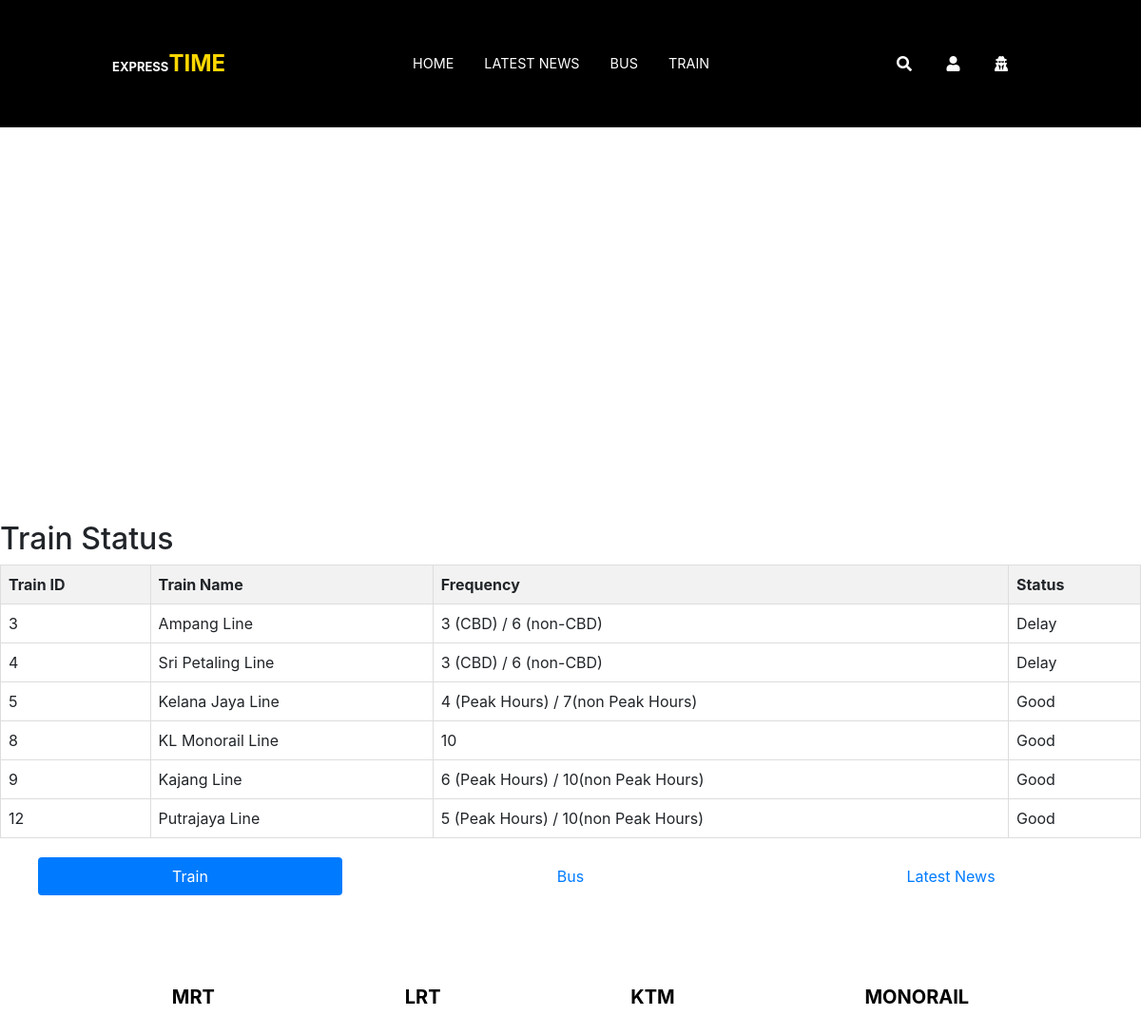
/Test3/tstatus.php, run on the app's committed database.
### tables this page shows
CREATE TABLE `train_status` (
  `train_id` int(11) NOT NULL,
  `train_name` varchar(50) NOT NULL,
  `frequency` varchar(50) NOT NULL,
  `status` varchar(50) NOT NULL
);

### Test3/tstatus.php (the view, shortened to what this page needs)
<!DOCTYPE html>
<html lang="en" xmlns="http://www.w3.org/1999/xhtml">
<head>
    <link rel="stylesheet" href="Test3.css">
    <link href="https://stackpath.bootstrapcdn.com/bootstrap/4.4.1/css/bootstrap.min.css" rel="stylesheet">
    <link href="https://cdnjs.cloudflare.com/ajax/libs/font-awesome/5.10.0/css/all.min.css" rel="stylesheet">
    <link href="lib/slick/slick.css" rel="stylesheet">
    <link href="lib/slick/slick-theme.css" rel="stylesheet">
</head>
<body>
    <header>
        <div class="header-nav">
            <a href="#" class="logo"><span>EXPRESS</span>TIME</a>
            <nav class="navbar">
                <a href="#home">HOME</a>
                <a href="#home">LATEST NEWS</a>
                <a href="#transport">BUS</a>
                <a href="#transport">TRAIN</a>
            </nav>
            <div class="icon">
                <i class="fas fa-search" id="search-btn"></i>
                <i class="fas fa-user" id="login-btn"></i>
                <i class="fa-solid fa-user-secret" id="admin-login-btn"></i>
            </div>
        </div>
        <form action="" class="search-bar-container">
            <input type="search" id="search-bar" placeholder="Search here..." />
        </form>
    </header>
<?php
    $mysql = mysqli_connect("localhost", "root", "");
    mysqli_select_db($mysql, 'websitedb');
    $sql = "SELECT * FROM train_status";
    $result = mysqli_query($mysql, $sql);
?>
<!DOCTYPE html>
<html lang="en">
<head>
</head>
<body>
    <h2>Train Status</h2>
    <table>
        <tr>
            <th>Train ID</th>
            <th>Train Name</th>
            <th>Frequency</th>
            <th>Status</th>
        </tr>
        <?php
        if ($result->num_rows > 0) {
            while ($row = mysqli_fetch_assoc($result)) {
                echo "<tr>
                        <td>{$row['train_id']}</td>
                        <td>{$row['train_name']}</td>
                        <td>{$row['frequency']}</td>
                        <td>{$row['status']}</td>
                      </tr>";
            }
        } else {
            echo "<tr><td colspan='4'>No train data available</td></tr>";
        }
        ?>
    </table>
</body>
</html>
    <div class="container-nav" id="transport">
        <ul class="nav nav-pills nav-justified">
            <li class="nav-item">
                <a class="nav-link active" data-toggle="pill" href="#featured">Train</a>
            </li>
            <li class="nav-item">
                <a class="nav-link" data-toggle="pill" href="#popular">Bus</a>
            </li>
            <li class="nav-item">
                <a class="nav-link" data-toggle="pill" href="#latest">Latest News</a>
            </li>
        </ul>
        <div class="tab-content">
            <div class="tab-pane fade show active" id="featured">
                <ul class="transport-links">
                    <li><a href="MRT.html">MRT</a></li>
                    <li><a href="LRT.html">LRT</a></li>
                    <li><a href="KTM.html">KTM</a></li>
                    <li><a href="MONORAIL.html">MONORAIL</a></li>
                </ul>
            </div>
        </div>
    </div>
</body>
</html>

### Test3/Test3.css (style rules this page uses)
.header-nav { background-color: black; display: flex; align-items: center; justify-content: space-between; padding: 2rem 9%; }
.logo { font-size: 1.5rem; font-weight: bolder; color: gold; text-transform: uppercase; }
.logo span { color: white; }
.navbar a { color: white; font-size: 0.9rem; margin: 1rem; }
.icon i { font-size: 1rem; color: #fff; cursor: pointer; margin-right: 2rem; }
.search-bar-container { top: 100%; left: 0; right: 0; padding: .5rem 1rem; background: #333; border-top: .1rem solid rgba(255,255,255,.2); display:flex; align-items: center; clip-path: polygon(0 0, 100% 0, 100% 0, 0 0); }
.search-bar-container #search-bar { width: 100%; padding: 0.6rem; text-transform: none; color: #333; font-size: 1rem; border-radius: .2rem; }
span { font-size: 13px; margin-left: 10px; }
.container-nav ul li { align-content:space-between; margin:20px 40px; }
.tab-content { align-content: space-between; margin: 20px 40px; }
.transport-links { display: flex; align-items: center; justify-content: space-between; padding: 2rem 9%; font-size:20px; }
.transport-links li { display:flex; }
.transport-links a { text-decoration: none; color: #000; font-weight: bold; }

### Test3/tstatus.php (style rules this page uses)
table { border-collapse: collapse; width: 100%; }
th, td { border: 1px solid #ddd; padding: 8px; text-align: left; }
th { background-color: #f2f2f2; }

### data on the page
train_status: train_id "3", train_name "Ampang Line", frequency "3 (CBD) / 6 (non-CBD)", status "Delay"
train_status: train_id "4", train_name "Sri Petaling Line", frequency "3 (CBD) / 6 (non-CBD)", status "Delay"
train_status: train_id "5", train_name "Kelana Jaya Line", frequency "4 (Peak Hours) / 7(non Peak Hours)", status "Good"
train_status: train_id "8", train_name "KL Monorail Line", frequency "10", status "Good"
train_status: train_id "9", train_name "Kajang Line", frequency "6 (Peak Hours) / 10(non Peak Hours)", status "Good"
train_status: train_id "12", train_name "Putrajaya Line", frequency "5 (Peak Hours) / 10(non Peak Hours)", status "Good"
